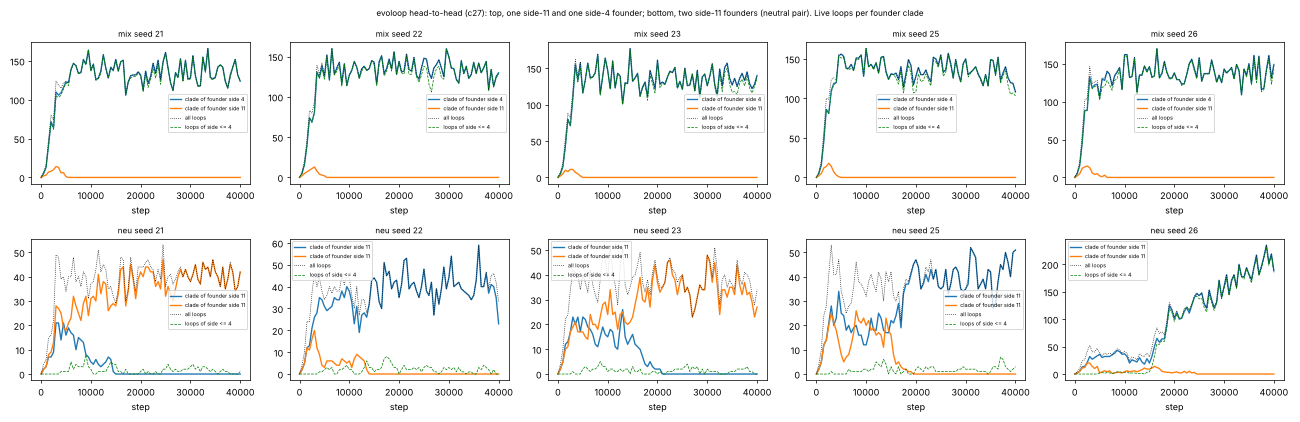

Here is the Python script that generated this plot:
"""Founder-clade shares and per-kind demography from evo_track.py event logs (c27).
Founders are the loops alive at t=0 (born with parent None at t=0); every later loop inherits its parent's root.
Loops born with no parent within rmax are 'orphans' (root None)."""
import json, sys, numpy as np
import matplotlib; matplotlib.use("Agg"); import matplotlib.pyplot as plt
out = {}
fig, axs = plt.subplots(2, 5, figsize=(20, 6.5))
for r, arm in enumerate(("mix", "neu")):
    for c, sd in enumerate((21, 22, 23, 25, 26)):
        d = json.load(open(f"runs/{arm}_s{sd}.json")); ev = d["events"]
        root, kind0, alive = {}, {}, {}
        series = []
        T = d["T"]; tt = 0; idx = 0
        ev.sort(key=lambda e: e["t"])
        roots = []
        for e in ev:
            if e["type"] == "birth":
                if e["t"] == 0: root[e["id"]] = e["id"]; roots.append(e["id"]); kind0[e["id"]] = e["area"]
                else: root[e["id"]] = root.get(e["parent"]) if e["parent"] is not None else None
                alive[e["id"]] = e["area"]
            elif e["type"] == "death": alive.pop(e["id"], None)
            elif e["type"] == "convert": alive[e["id"]] = e["to"]
        # replay for series
        alive = {}; series = []; nxt = 0
        for e in ev + [{"t": T + 1, "type": "end"}]:
            while nxt <= e["t"] and nxt <= T:
                cnt = {rt: sum(1 for k in alive if root.get(k) == rt) for rt in roots}
                kinds = {}
                for k, a in alive.items(): kinds[a] = kinds.get(a, 0) + 1
                series.append([nxt, len(alive)] + [cnt[rt] for rt in roots] + [kinds.get(4, 0) + kinds.get(3, 0) + kinds.get(2, 0)])
                nxt += 500
            if e["type"] == "birth": alive[e["id"]] = e["area"]
            elif e["type"] == "death": alive.pop(e["id"], None)
            elif e["type"] == "convert": alive[e["id"]] = e["to"]
        S = np.array(series, float)
        ax = axs[r, c]
        for j, rt in enumerate(roots): ax.plot(S[:, 0], S[:, 2 + j], label=f"clade of founder side {kind0[rt]}")
        ax.plot(S[:, 0], S[:, 1], "k:", lw=0.8, label="all loops")
        ax.plot(S[:, 0], S[:, -1], "g--", lw=0.8, label="loops of side <= 4")
        ax.set_title(f"{arm} seed {sd}", fontsize=9); ax.legend(fontsize=6); ax.set_xlabel("step")
        sh = S[:, 2] / np.maximum(S[:, 2] + S[:, 3], 1)
        nb = {}
        for e in ev:
            if e["type"] == "birth" and e["t"] > 0: nb.setdefault(e["parent_area"], [0, 0]); nb[e["parent_area"]][0] += 1; nb[e["parent_area"]][1] += e["area"] == e["parent_area"]
        out[f"{arm}_s{sd}"] = {"founder_sides": [kind0[rt] for rt in roots],
            "clade_counts_at": {int(S[i, 0]): [int(S[i, 2]), int(S[i, 3])] for i in range(0, len(S), 10)},
            "first_founder_clade_share_t10k_20k_40k": [round(float(sh[min(k, len(sh) - 1)]), 2) for k in (20, 40, 80)],
            "clade_extinct_step": [float(S[1:][np.nonzero(S[1:, 2 + j] == 0)[0][0], 0]) if (S[1:, 2 + j] == 0).any() else None for j in range(len(roots))],
            "orphan_births": sum(1 for e in ev if e["type"] == "birth" and e["t"] > 0 and e["parent"] is None),
            "births_by_parent_side_[n,breedtrue]": {str(k): v for k, v in sorted(nb.items(), key=lambda z: (z[0] is None, z[0]))}}
        print(arm, sd, out[f"{arm}_s{sd}"]["founder_sides"], "share of first founder's clade at 10k/20k/40k:", out[f"{arm}_s{sd}"]["first_founder_clade_share_t10k_20k_40k"], "extinct:", out[f"{arm}_s{sd}"]["clade_extinct_step"], "orphans", out[f"{arm}_s{sd}"]["orphan_births"])
fig.suptitle("evoloop head-to-head (c27): top, one side-11 and one side-4 founder; bottom, two side-11 founders (neutral pair). Live loops per founder clade", fontsize=9)
fig.tight_layout(); fig.savefig("clades.png", dpi=65)
json.dump(out, open("clades.json", "w"), indent=1)
